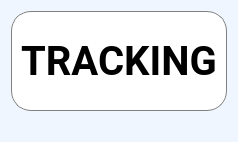
         <widget class="QWidget" name="Page_tracking">
          <property name="styleSheet">
           <string notr="true">*{
background-color: rgb(240, 246, 255);
}
#menu_tracking {
border: 1px solid gray;
}
QPushButton{
border-radius:none;
color: rgb(186, 189, 182);
}
QPushButton:hover{
;
	color: rgb(0, 0, 0);
}</string>
          </property>
          <layout class="QGridLayout" name="gridLayout_6">
           <item row="0" column="0">
            <widget class="QFrame" name="menu_tracking">
             <property name="minimumSize">
              <size>
               <width>0</width>
               <height>100</height>
              </size>
             </property>
             <property name="maximumSize">
              <size>
               <width>16777215</width>
               <height>100</height>
              </size>
             </property>
             <property name="styleSheet">
              <string notr="true">background-color: rgb(255, 255, 255);
border-radius: 20px;</string>
             </property>
             <property name="frameShape">
              <enum>QFrame::NoFrame</enum>
             </property>
             <property name="frameShadow">
              <enum>QFrame::Raised</enum>
             </property>
             <layout class="QHBoxLayout" name="horizontalLayout_3">
              <item>
               <widget class="QLabel" name="label_26">
                <property name="minimumSize">
                 <size>
                  <width>0</width>
                  <height>70</height>
                 </size>
                </property>
                <property name="maximumSize">
                 <size>
                  <width>16777215</width>
                  <height>70</height>
                 </size>
                </property>
                <property name="font">
                 <font>
                  <family>Roboto</family>
                  <pointsize>-1</pointsize>
                  <weight>75</weight>
                  <italic>false</italic>
                  <bold>true</bold>
                  <underline>false</underline>
                  <strikeout>false</strikeout>
                  <kerning>true</kerning>
                 </font>
                </property>
                <property name="styleSheet">
                 <string notr="true">font-size: 40px;
</string>
                </property>
                <property name="text">
                 <string>TRACKING</string>
                </property>
                <property name="alignment">
                 <set>Qt::AlignCenter</set>
                </property>
               </widget>
              </item>
             </layout>
            </widget>
           </item>
           <item row="1" column="0">
            <layout class="QVBoxLayout" name="tracking">
             <item>
              <widget class="QLabel" name="traking_label">
               <property name="text">
                <string/>
               </property>
               <property name="alignment">
                <set>Qt::AlignCenter</set>
               </property>
              </widget>
             </item>
            </layout>
           </item>
          </layout>
         </widget>
